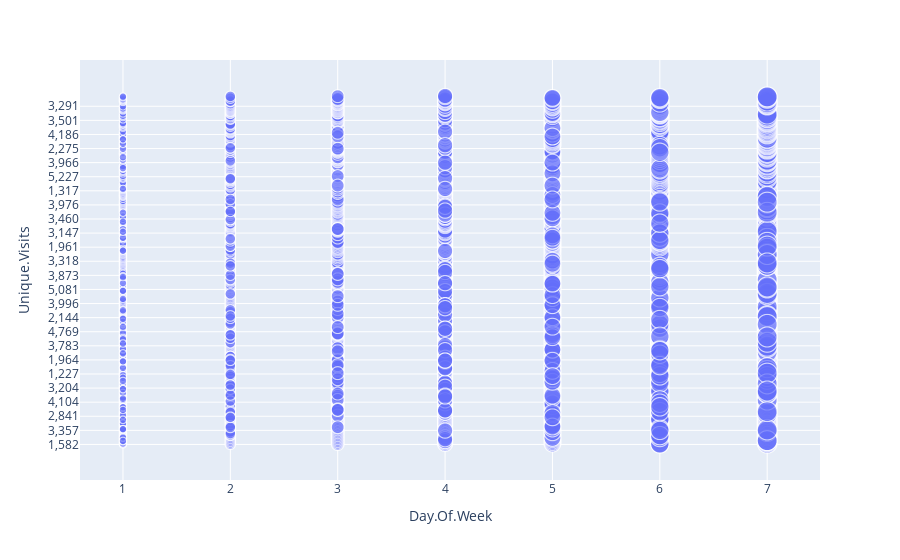

This figure's notebook cell:
### Code cell
fig = px.scatter(data, x="Day.Of.Week", y="Unique.Visits", size='Day.Of.Week')
fig.show()

### Figure 1 — Plotly figure (JSON) as saved in the notebook; plotly's stock layout.template omitted (floating-point values rounded to 4 significant figures; data arrays with more than 128 entries replaced by an {"elided": "..."} marker saying what was removed)
{"data": [{"hovertemplate": "Day.Of.Week=%{marker.size}<br>Unique.Visits=%{y}<extra></extra>", "legendgroup": "", "marker": {"color": "#636efa", "size": {"elided": "2167 int values"}, "sizemode": "area", "sizeref": 0.0175, "symbol": "circle"}, "mode": "markers", "name": "", "showlegend": false, "type": "scattergl", "x": {"elided": "2167 int values"}, "xaxis": "x", "y": {"elided": "2167 str values"}, "yaxis": "y"}], "layout": {"legend": {"itemsizing": "constant", "tracegroupgap": 0}, "margin": {"t": 60}, "xaxis": {"anchor": "y", "domain": [0, 1], "title": {"text": "Day.Of.Week"}}, "yaxis": {"anchor": "x", "domain": [0, 1], "title": {"text": "Unique.Visits"}}}}
